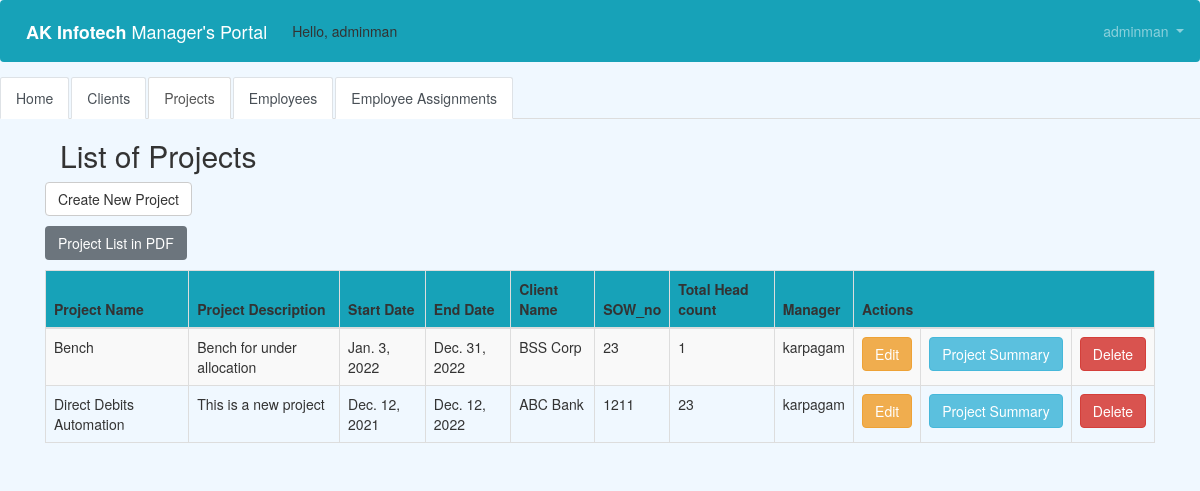
/manager/project_list/ (signed in), run on an earlier commit of the app's database.
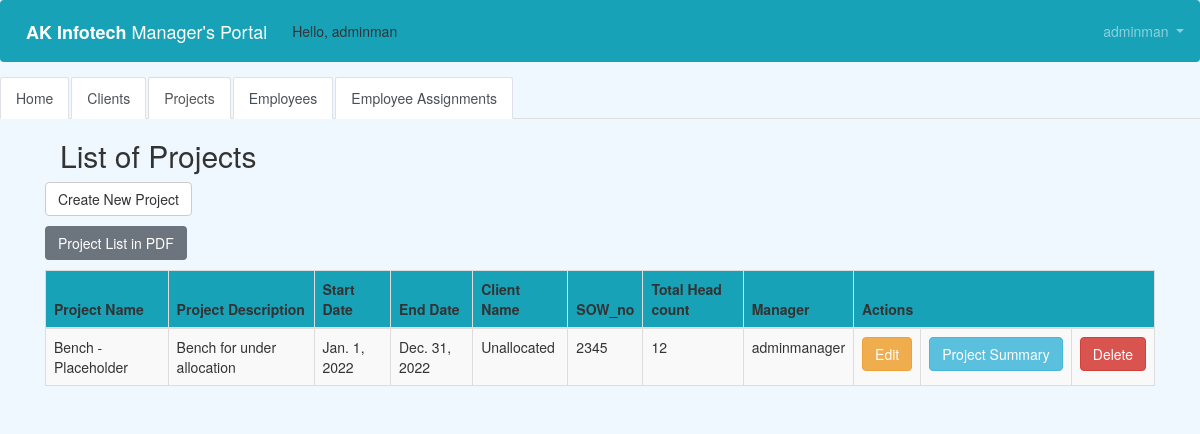
And on a later commit of the database.
### users/models.py (models this page shows)
class CustomUser(AbstractUser):
    department = models.CharField(max_length=50, default=' ', null=True, blank=True)
    cell_phone = models.CharField(max_length=50, default='(402)000-0000')
    date_of_joining = models.DateField(null=True, blank=True)
    employee_ID = models.CharField(max_length=50, default=' ', null=True, blank=True)
    office_location = models.CharField(max_length=50, default=' ', null=True, blank=True)
    designation = models.CharField(max_length=50, default=' ', null=True, blank=True)

### manager/models.py (models this page shows, shortened)
class Project(models.Model):
    project_name = models.CharField(max_length=50, blank=False, null=False, default=' ')
    project_description = models.CharField(max_length=50, blank=False, null=False, default=' ')
    start_date = models.DateField(null=True, blank=True)
    end_date = models.DateField(null=True, blank=True)
    client_name = models.ForeignKey(Client, related_name='client', max_length=50, blank=False, null=False, default=' ',
                                    on_delete=models.CASCADE)
    SOW_no = models.CharField(max_length=50, blank=False, null=False, default=' ')
    total_headcount = models.IntegerField(blank=False, null=False, default=' ')
    manager = models.ForeignKey(get_user_model(), on_delete=models.CASCADE)

class Client(models.Model):
    client_name = models.CharField(max_length=50, blank=False, null=False, default=' ')
    POC_client = models.CharField(max_length=50, blank=False, null=False, default=' ')
    POC_manager = models.ForeignKey(get_user_model(), on_delete=models.CASCADE)
    def __str__(self):
        return self.client_name

### manager/views.py (the view)
# urls.py: path('project_list/', views.project_list, name='project_list'),
@login_required
def project_list(request):
    project = Project.objects.all()
    return render(request, 'project_list.html',
                  {'projects': project})

### templates/project_list.html (shortened to what this page needs)
{% extends 'base.html' %}
{% block content %}
 <html>
    <head>
        <link rel="stylesheet" href="https://maxcdn.bootstrapcdn.com/bootstrap/3.3.4/css/bootstrap.min.css">
    </head>
    <body>
        <div class="container">
        <p>
        <h2>List of Projects</h2>
        </p>
    </div>
    <p>
    <a href="{% url 'project_new' %}" class="btn btn-default">Create New Project</a>
    </p>
    <p>
    <a href="{% url 'admin_projectlist_pdf' %}" class="btn btn-secondary">Project List in PDF</a>
</p>
    <div>
        <table class="table table-striped table-bordered table-hover">
            <thead>
            <tr class="bg-info">
                <th>Project Name</th>
                <th>Project Description</th>
                <th>Start Date</th>
                <th>End Date</th>
                <th>Client Name</th>
                <th>SOW_no</th>
                <th>Total Head count</th>
                <th>Manager</th>
                <th colspan="3">Actions</th>
            </tr>
            </thead>
            <tbody>
            {% for project in projects %}
                <tr>
                    <td>{{ project.project_name }}</td>
                    <td>{{ project.project_description }}</td>
                    <td>{{ project.start_date }}</td>
                    <td>{{ project.end_date }}</td>
                    <td>{{ project.client_name }}</td>
                    <td>{{ project.SOW_no }}</td>
                    <td>{{ project.total_headcount }}</td>
                    <td>{{ project.manager }}</td>
                    <td><a href="{% url 'project_edit' pk=project.pk %}" class="btn btn-warning">Edit</a>
                    <td><a href="{% url 'project_summary' pk=project.pk %}" class="btn btn-info">Project Summary</a>
                    <td><a href="{% url 'project_delete' pk=project.pk %}"
                        onclick="return confirm('Deleting the project? Your employee assignments will also be deleted. Are you sure you want to delete?')"
                        class="btn btn-danger">Delete</a>
                    </td>
                </tr>
            {% endfor %}
            </tbody>
        </table>
    </div>
        </body>
    </html>
{% endblock content %}

### templates/base.html (shortened to what this page needs)
<!doctype html>
<html lang="en">
  <head>
    <link rel="stylesheet" href="https://stackpath.bootstrapcdn.com/bootstrap/4.1.3/css/bootstrap.min.css">
  </head>
  <body>
 <nav class="navbar navbar-expand-md navbar-dark bg-info mb-4">
      <a class="navbar-brand" href="{% url 'home' %}"> <b> AK Infotech </b>Manager's Portal </a>
     {% if user.is_authenticated %}
        <ul class="navbar-nav">
          Hello, {{ user.username }}
        </ul>
      {% endif %}
      <div class="collapse navbar-collapse" id="navbarCollapse">
        {% if user.is_authenticated %}
          <ul class="navbar-nav navbar-right">
            <li class="nav-item">
              <a class="nav-link dropdown-toggle" href="#" id="userMenu"\
              data-toggle="dropdown" aria-haspopup="true" aria-expanded\
              ="false">
                {{ user.username }}
              </a>
            </li>
          </ul>
        {% endif %}
              </nav>
<div>
     <ul class="nav nav-tabs">
         <li class="nav-item">
    <a class="nav-link active" href="{%  url 'home' %}">Home</a>
  </li>
  <li class="nav-item">
    <a class="nav-link active" href="{%  url 'client_list' %}">Clients</a>
  </li>
  <li class="nav-item active">
    <a class="nav-link" href="{%  url 'project_list' %}">Projects</a>
  </li>
  <li class="nav-item">
    <a class="nav-link active" href="{%  url 'employee_list' %}">Employees</a>
  </li>
         <li class="nav-item">
    <a class="nav-link active" href="{%  url 'assignment_list' %}">Employee Assignments</a>
  </li>
</ul>
 </div>
<div class="container">
      {% block content %}
      {% endblock content %}
    </div>
  </body>
</html>

### templates/project_list.html (style rules this page uses)
body { background-color: aliceblue; }

What changed in the data, as far as the page shows it:
removed Project: project_name "Bench", project_description "Bench for under allocation", start_date "Jan. 3, 2022", end_date "Dec. 31, 2022", client_name "BSS Corp", SOW_no "23", total_headcount "1", manager "karpagam"
removed Project: project_name "Direct Debits Automation", project_description "This is a new project", start_date "Dec. 12, 2021", end_date "Dec. 12, 2022", client_name "ABC Bank", SOW_no "1211", total_headcount "23", manager "karpagam"
added Project: project_name "Bench - Placeholder", project_description "Bench for under allocation", start_date "Jan. 1, 2022", end_date "Dec. 31, 2022", client_name "Unallocated", SOW_no "2345", total_headcount "12", manager "adminmanager"
